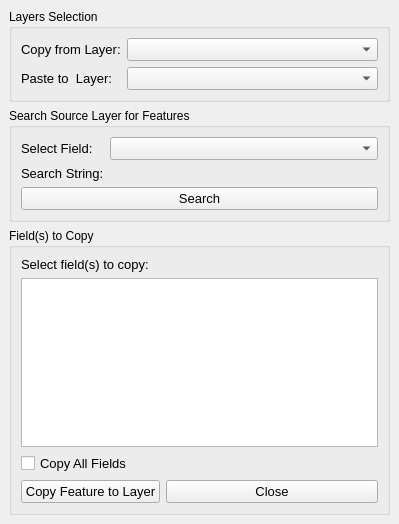
<?xml version="1.0" encoding="UTF-8"?>
<ui version="4.0">
 <class>FeatureTransferDockWidgetBase</class>
 <widget class="QDockWidget" name="FeatureTransferDockWidgetBase">
  <property name="geometry">
   <rect>
    <x>0</x>
    <y>0</y>
    <width>399</width>
    <height>524</height>
   </rect>
  </property>
  <property name="windowTitle">
   <string>Feature Transfer</string>
  </property>
  <widget class="QWidget" name="dockWidgetContents">
   <layout class="QGridLayout" name="gridLayout">
    <item row="2" column="0" colspan="2">
     <widget class="QGroupBox" name="Copy_Field_Box">
      <property name="title">
       <string>Field(s) to Copy</string>
      </property>
      <layout class="QFormLayout" name="formLayout_7">
       <item row="0" column="0" colspan="2">
        <widget class="QLabel" name="Copy_Field_Text">
         <property name="font">
          <font>
           <pointsize>10</pointsize>
          </font>
         </property>
         <property name="text">
          <string>Select field(s) to copy:</string>
         </property>
        </widget>
       </item>
       <item row="1" column="0" colspan="2">
        <widget class="QListWidget" name="Field_Selection">
         <property name="selectionMode">
          <enum>QAbstractItemView::MultiSelection</enum>
         </property>
        </widget>
       </item>
       <item row="2" column="0" colspan="2">
        <widget class="QCheckBox" name="Copy_Checkbox">
         <property name="font">
          <font>
           <pointsize>10</pointsize>
          </font>
         </property>
         <property name="text">
          <string>Copy All Fields</string>
         </property>
        </widget>
       </item>
       <item row="3" column="0">
        <widget class="QPushButton" name="Copy_Feature_to_Layer_Button">
         <property name="font">
          <font>
           <pointsize>10</pointsize>
          </font>
         </property>
         <property name="text">
          <string>Copy Feature to Layer</string>
         </property>
        </widget>
       </item>
       <item row="3" column="1">
        <widget class="QPushButton" name="Close_Button">
         <property name="font">
          <font>
           <pointsize>10</pointsize>
          </font>
         </property>
         <property name="text">
          <string>Close</string>
         </property>
        </widget>
       </item>
      </layout>
     </widget>
    </item>
    <item row="0" column="0" colspan="2">
     <widget class="QGroupBox" name="Layers_Selection_Box">
      <property name="title">
       <string>Layers Selection</string>
      </property>
      <layout class="QFormLayout" name="formLayout_9">
       <item row="0" column="0">
        <widget class="QLabel" name="Copy_from_Layer_Text">
         <property name="font">
          <font>
           <pointsize>10</pointsize>
          </font>
         </property>
         <property name="text">
          <string>Copy from Layer:</string>
         </property>
        </widget>
       </item>
       <item row="0" column="1">
        <widget class="QgsMapLayerComboBox" name="Copy_from_Layer">
         <property name="font">
          <font>
           <pointsize>10</pointsize>
          </font>
         </property>
        </widget>
       </item>
       <item row="1" column="0">
        <widget class="QLabel" name="Paste_to_Layer_Text">
         <property name="font">
          <font>
           <pointsize>10</pointsize>
          </font>
         </property>
         <property name="layoutDirection">
          <enum>Qt::LeftToRight</enum>
         </property>
         <property name="autoFillBackground">
          <bool>false</bool>
         </property>
         <property name="text">
          <string>Paste to  Layer:</string>
         </property>
         <property name="scaledContents">
          <bool>false</bool>
         </property>
         <property name="wordWrap">
          <bool>false</bool>
         </property>
         <property name="indent">
          <number>-1</number>
         </property>
         <property name="openExternalLinks">
          <bool>false</bool>
         </property>
        </widget>
       </item>
       <item row="1" column="1">
        <widget class="QgsMapLayerComboBox" name="Paste_to_Layer">
         <property name="font">
          <font>
           <pointsize>10</pointsize>
          </font>
         </property>
        </widget>
       </item>
      </layout>
     </widget>
    </item>
    <item row="1" column="0" colspan="2">
     <widget class="QGroupBox" name="Search_Box">
      <property name="title">
       <string>Search Source Layer for Features</string>
      </property>
      <layout class="QFormLayout" name="formLayout_8">
       <item row="0" column="0">
        <widget class="QLabel" name="Select_Field_Text">
         <property name="font">
          <font>
           <pointsize>10</pointsize>
          </font>
         </property>
         <property name="text">
          <string>Select Field:</string>
         </property>
        </widget>
       </item>
       <item row="0" column="1">
        <widget class="QgsFieldComboBox" name="Select_Field">
         <property name="font">
          <font>
           <pointsize>10</pointsize>
          </font>
         </property>
        </widget>
       </item>
       <item row="1" column="0">
        <widget class="QLabel" name="Search_String_Text">
         <property name="font">
          <font>
           <pointsize>10</pointsize>
          </font>
         </property>
         <property name="text">
          <string>Search String:</string>
         </property>
        </widget>
       </item>
       <item row="1" column="1">
        <widget class="QgsFeaturePickerWidget" name="Search_String">
         <property name="font">
          <font>
           <pointsize>10</pointsize>
          </font>
         </property>
        </widget>
       </item>
       <item row="2" column="0" colspan="2">
        <widget class="QPushButton" name="Search_Button">
         <property name="font">
          <font>
           <pointsize>10</pointsize>
          </font>
         </property>
         <property name="text">
          <string>Search</string>
         </property>
        </widget>
       </item>
      </layout>
     </widget>
    </item>
   </layout>
  </widget>
 </widget>
 <customwidgets>
  <customwidget>
   <class>QgsFeaturePickerWidget</class>
   <extends>QWidget</extends>
   <header>qgsfeaturepickerwidget.h</header>
  </customwidget>
  <customwidget>
   <class>QgsFieldComboBox</class>
   <extends>QComboBox</extends>
   <header>qgsfieldcombobox.h</header>
  </customwidget>
  <customwidget>
   <class>QgsMapLayerComboBox</class>
   <extends>QComboBox</extends>
   <header>qgsmaplayercombobox.h</header>
  </customwidget>
 </customwidgets>
 <resources/>
 <connections>
  <connection>
   <sender>Copy_Feature_to_Layer_Button</sender>
   <signal>clicked()</signal>
   <receiver>FeatureTransferDockWidgetBase</receiver>
   <slot>update()</slot>
   <hints>
    <hint type="sourcelabel">
     <x>85</x>
     <y>492</y>
    </hint>
    <hint type="destinationlabel">
     <x>250</x>
     <y>302</y>
    </hint>
   </hints>
  </connection>
  <connection>
   <sender>Copy_from_Layer</sender>
   <signal>layerChanged(QgsMapLayer*)</signal>
   <receiver>Select_Field</receiver>
   <slot>setLayer(QgsMapLayer*)</slot>
   <hints>
    <hint type="sourcelabel">
     <x>302</x>
     <y>64</y>
    </hint>
    <hint type="destinationlabel">
     <x>294</x>
     <y>153</y>
    </hint>
   </hints>
  </connection>
  <connection>
   <sender>Search_Button</sender>
   <signal>clicked()</signal>
   <receiver>FeatureTransferDockWidgetBase</receiver>
   <slot>update()</slot>
   <hints>
    <hint type="sourcelabel">
     <x>250</x>
     <y>210</y>
    </hint>
    <hint type="destinationlabel">
     <x>250</x>
     <y>302</y>
    </hint>
   </hints>
  </connection>
  <connection>
   <sender>Close_Button</sender>
   <signal>clicked()</signal>
   <receiver>FeatureTransferDockWidgetBase</receiver>
   <slot>close()</slot>
   <hints>
    <hint type="sourcelabel">
     <x>320</x>
     <y>573</y>
    </hint>
    <hint type="destinationlabel">
     <x>250</x>
     <y>302</y>
    </hint>
   </hints>
  </connection>
 </connections>
</ui>
